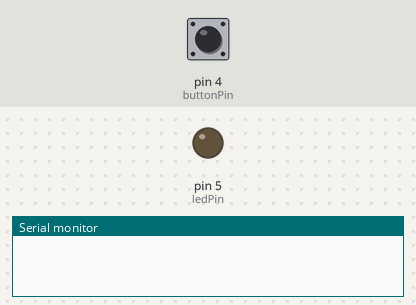
The sketch below on a simulated Arduino Uno, built with avr-gcc and run on an emulated ATmega328P. Parts: output pins drawn as LEDs (lit = HIGH), the last lines printed to the serial monitor. The test bench sets the inputs (shaded band); at power-on: pin 4 (buttonPin) HIGH.

Above: at 1.2 s.
1.3 s: pin 4 (buttonPin) pulled LOW for 0.15 s
At 1.8 s:
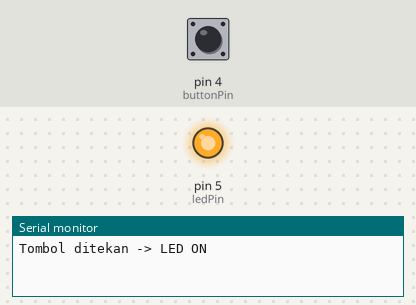
2.9 s: pin 4 (buttonPin) pulled LOW for 1 s
At 4.2 s:
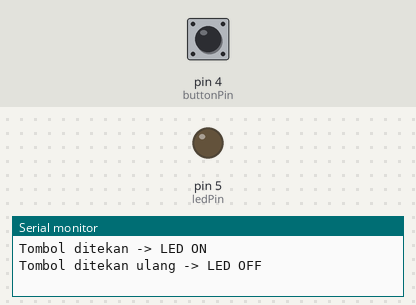
5.4 s: pin 4 (buttonPin) pulled LOW for 3.2 s
At 6.2 s:
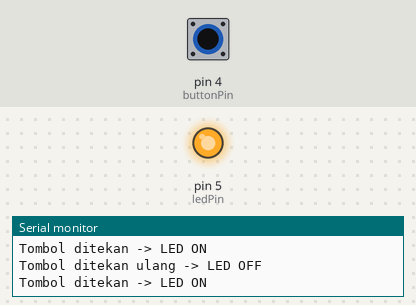
Timing chart, 0 to 8.4 s (numbered marks = the images above; inputs shaded):
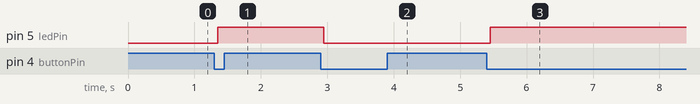

Measured:
- after the input at 1.3 s, pin 5 (ledPin): LOW → HIGH after 0.05 s
- after the input at 2.9 s, pin 5 (ledPin): HIGH → LOW after 0.05 s
- after the input at 5.4 s, pin 5 (ledPin): LOW → HIGH after 0.05 s

The sketch:

modul1_praktik2_25782027.ino
```cpp
const int buttonPin = 4; // Sesuai D2 pada NodeMCU (GPIO 4)
const int ledPin = 5;    // Sesuai D1 pada NodeMCU (GPIO 5)

// Variabel untuk menyimpan status
int ledState = LOW;         // Status terakhir LED (nyala/mati)
int buttonState = 1;        // Status pembacaan tombol (karena PULLUP, defaultnya 1 / HIGH)
int lastButtonState = 1;    // Status pembacaan tombol sebelumnya

unsigned long lastDebounceTime = 0;
unsigned long debounceDelay = 50;    // Jeda waktu untuk mengatasi pantulan tombol (debounce)

void setup() {
  Serial.begin(115200);
  // Menggunakan INPUT_PULLUP agar tidak butuh resistor eksternal
  pinMode(buttonPin, INPUT_PULLUP);
  pinMode(ledPin, OUTPUT);
  digitalWrite(ledPin, ledState); // Inisialisasi awal LED mati
}

void loop() {
  int reading = digitalRead(buttonPin);

  // Jika status tombol berubah
  if (reading != lastButtonState) {
    lastDebounceTime = millis();
  }

  if ((millis() - lastDebounceTime) > debounceDelay) {
    // Jika status tombol stabil dan berbeda dari sebelumnya
    if (reading != buttonState) {
      buttonState = reading;

      // Karena pakai INPUT_PULLUP, tombol ditekan saat bernilai LOW (0)
      if (buttonState == LOW) {
        // Balik status LED
        ledState = !ledState;
        digitalWrite(ledPin, ledState);

        if (ledState == HIGH) {
          Serial.println("Tombol ditekan -> LED ON");
        } else {
          Serial.println("Tombol ditekan ulang -> LED OFF");
        }
      }
    }
  }

  lastButtonState = reading;
}
```
